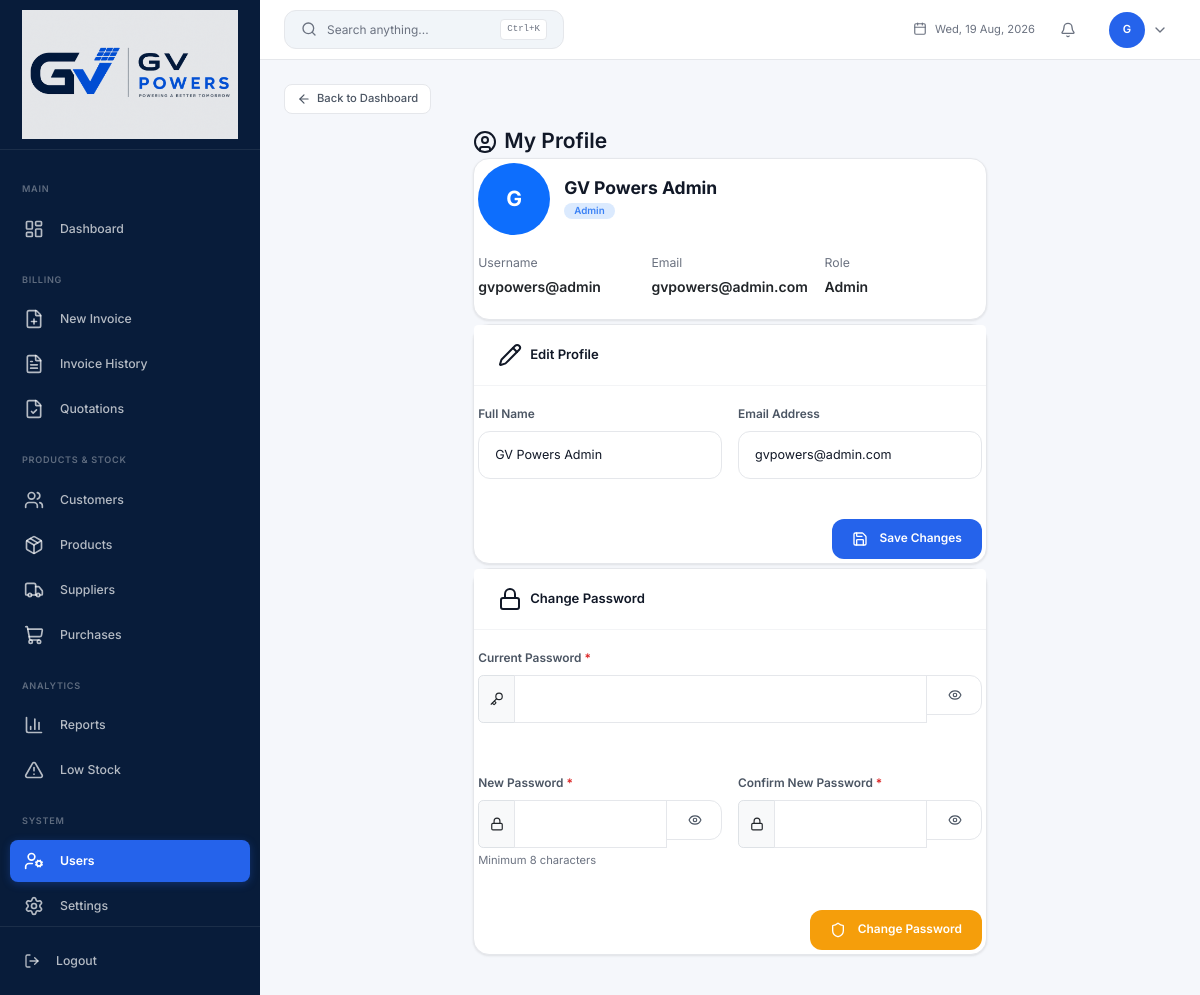
Screenshot of /profile (signed in) with the database file from the repository.
### app.py (models this page shows, shortened)
class User(UserMixin, db.Model):
    __tablename__ = 'users'
    id = db.Column(db.Integer, primary_key=True)
    username = db.Column(db.String(80), unique=True, nullable=False)
    email = db.Column(db.String(120), unique=True, nullable=False)
    password_hash = db.Column(db.String(256), nullable=False)
    full_name = db.Column(db.String(120), nullable=False)
    role = db.Column(db.String(20), default='staff')
    is_active = db.Column(db.Boolean, default=True)
    last_login = db.Column(db.DateTime)
    created_at = db.Column(db.DateTime, default=datetime.utcnow)
    updated_at = db.Column(db.DateTime, default=datetime.utcnow, onupdate=datetime.utcnow)
    @property
    def is_admin(self): return self.role == 'admin'

### app.py (the view)
@app.route('/profile', methods=['GET', 'POST'])
@login_required
def profile():
    user = db.session.get(User, current_user.id)
    if request.method == 'POST':
        user.full_name = request.form.get('full_name', user.full_name); user.email = request.form.get('email', user.email)
        pw = request.form.get('new_password', '').strip()
        if pw: user.set_password(pw)
        db.session.commit(); flash('Profile updated.', 'success'); return redirect(url_for('profile'))
    return render_template('admin/profile.html', user=user)

### app.py (called while the page is built)
def login_required(f):
    @wraps(f)
    def decorated(*args, **kwargs):
        if not current_user.is_authenticated: flash('Please log in.', 'warning'); return redirect(url_for('login'))
        return f(*args, **kwargs)
    return decorated

@app.before_request
def enforce_role_permissions():
    if not current_user.is_authenticated:
        return
    if current_user.is_admin:
        return
    ep = request.endpoint or ''
    if ep in SALES_ENDPOINTS or ep.startswith('static'):
        return
    flash('You do not have permission to access this page.', 'danger')
    return redirect(url_for('dashboard'))

### templates/admin/profile.html (shortened to what this page needs)
{% extends "layouts/admin_layout.html" %}
{% block back_link %}
<a href="{{ url_for('dashboard') }}" class="ih-back-link"><i data-lucide="arrow-left"></i> Back to Dashboard</a>
{% endblock %}
{% block content %}
<div class="row justify-content-center">
  <div class="col-lg-8 col-xl-7">
    <div class="d-flex align-items-center mb-4">
      <h4 class="mb-0"><i data-lucide="user-circle" class="me-2"></i>My Profile</h4>
    </div>
    <div class="card mb-4">
      <div class="card-body p-4">
        <div class="d-flex align-items-center mb-4">
          <div class="rounded-circle bg-primary d-flex align-items-center justify-content-center me-3" style="width:72px;height:72px;flex-shrink:0;">
            <span class="text-white fw-bold" style="font-size:1.5rem;">{{ (current_user.full_name or current_user.username)[0]|upper }}</span>
          </div>
          <div>
            <h5 class="fw-bold mb-0">{{ current_user.full_name or current_user.username }}</h5>
            <span class="badge badge-info mt-1">{{ current_user.role | capitalize }}</span>
          </div>
        </div>
        <div class="row g-3">
          <div class="col-sm-4">
            <small class="text-muted d-block mb-1">Username</small>
            <span class="fw-semibold">{{ current_user.username }}</span>
          </div>
          <div class="col-sm-4">
            <small class="text-muted d-block mb-1">Email</small>
            <span class="fw-semibold">{{ current_user.email or 'Not set' }}</span>
          </div>
          <div class="col-sm-4">
            <small class="text-muted d-block mb-1">Role</small>
            <span class="fw-semibold">{{ current_user.role | capitalize }}</span>
          </div>
        </div>
      </div>
    </div>
    <div class="card mb-4">
      <div class="card-header">
        <i data-lucide="pencil"></i>
        <span>Edit Profile</span>
      </div>
      <div class="card-body p-4">
        <form method="POST" action="{{ url_for('profile') }}">
          <div class="row g-3">
            <div class="col-md-6">
              <div class="form-group">
                <label class="form-label">Full Name</label>
                <input type="text" class="form-control" name="full_name" value="{{ current_user.full_name or '' }}" required>
              </div>
            </div>
            <div class="col-md-6">
              <div class="form-group">
                <label class="form-label">Email Address</label>
                <input type="email" class="form-control" name="email" value="{{ current_user.email or '' }}">
              </div>
            </div>
          </div>
          <div class="d-flex justify-content-end mt-4">
            <button type="submit" class="btn btn-primary">
              <i data-lucide="save" class="me-1"></i> Save Changes
            </button>
          </div>
        </form>
      </div>
    </div>
    <div class="card">
      <div class="card-header">
        <i data-lucide="lock"></i>
        <span>Change Password</span>
      </div>
      <div class="card-body p-4">
        <form method="POST" action="{{ url_for('profile') }}">
          <div class="row g-3">
            <div class="col-12">
              <div class="form-group">
                <label class="form-label">Current Password <span class="text-danger">*</span></label>
                <div class="input-group">
                  <span class="input-group-text"><i data-lucide="key" style="width:14px;height:14px;"></i></span>
                  <input type="password" class="form-control" name="current_password" id="currentPassword" required>
                  <button class="btn btn-outline-secondary" type="button" onclick="togglePw('currentPassword', this)">
                    <i data-lucide="eye" style="width:14px;height:14px;"></i>
                  </button>
                </div>
              </div>
            </div>
            <div class="col-md-6">
              <div class="form-group">
                <label class="form-label">New Password <span class="text-danger">*</span></label>
                <div class="input-group">
                  <span class="input-group-text"><i data-lucide="lock" style="width:14px;height:14px;"></i></span>
                  <input type="password" class="form-control" name="new_password" id="newPassword" required minlength="8">
                  <button class="btn btn-outline-secondary" type="button" onclick="togglePw('newPassword', this)">
                    <i data-lucide="eye" style="width:14px;height:14px;"></i>
                  </button>
                </div>
                <div class="form-text">Minimum 8 characters</div>
              </div>
            </div>
            <div class="col-md-6">
              <div class="form-group">
                <label class="form-label">Confirm New Password <span class="text-danger">*</span></label>
                <div class="input-group">
                  <span class="input-group-text"><i data-lucide="lock" style="width:14px;height:14px;"></i></span>
                  <input type="password" class="form-control" name="confirm_password" id="confirmPassword" required minlength="8">
                  <button class="btn btn-outline-secondary" type="button" onclick="togglePw('confirmPassword', this)">
                    <i data-lucide="eye" style="width:14px;height:14px;"></i>
                  </button>
                </div>
              </div>
            </div>
          </div>
          <div class="d-flex justify-content-end mt-4">
            <button type="submit" class="btn btn-warning" id="changePwBtn" onclick="return validatePasswords()">
              <i data-lucide="shield" class="me-1"></i> Change Password
            </button>
          </div>
        </form>
      </div>
    </div>
  </div>
</div>
{% endblock %}

### templates/layouts/admin_layout.html (shortened to what this page needs)
{% extends "base.html" %}
{% block body %}
<div class="app-wrapper">
    <aside class="sidebar" id="sidebar">
        <div class="sidebar-brand">
            <a href="{{ url_for('dashboard') }}" class="brand-icon-link">
                <img src="{{ url_for('static', filename='img/logo/img.png') }}" alt="GV Powers" class="brand-logo">
            </a>
        </div>
        <nav class="sidebar-nav">
            <div class="sidebar-section-title">Main</div>
            <a href="{{ url_for('dashboard') }}" class="nav-link {% if request.endpoint == 'dashboard' %}active{% endif %}" data-tooltip="Dashboard">
                <i data-lucide="layout-dashboard"></i>
                <span class="nav-text">Dashboard</span>
            </a>
            <div class="sidebar-section-title">Billing</div>
            <a href="{{ url_for('new_invoice') }}" class="nav-link {% if request.endpoint == 'new_invoice' %}active{% endif %}" data-tooltip="New Invoice">
                <i data-lucide="file-plus"></i>
                <span class="nav-text">New Invoice</span>
            </a>
            <a href="{{ url_for('invoice_history') }}" class="nav-link {% if request.endpoint in ('invoice_history', 'edit_invoice') %}active{% endif %}" data-tooltip="Invoice History">
                <i data-lucide="file-text"></i>
                <span class="nav-text">Invoice History</span>
            </a>
            {% if current_user.is_admin %}
            <a href="{{ url_for('quotations_list') }}" class="nav-link {% if request.endpoint in ('quotations_list', 'new_quotation', 'quotation_preview') %}active{% endif %}" data-tooltip="Quotations">
                <i data-lucide="file-check"></i>
                <span class="nav-text">Quotations</span>
            </a>
            <div class="sidebar-section-title">Products &amp; Stock</div>
            <a href="{{ url_for('customers_list') }}" class="nav-link {% if request.endpoint in ('customers_list', 'customer_profile', 'customer_ledger') %}active{% endif %}" data-tooltip="Customers">
                <i data-lucide="users"></i>
                <span class="nav-text">Customers</span>
            </a>
            <a href="{{ url_for('products_list') }}" class="nav-link " data-tooltip="Products">
                <i data-lucide="package"></i>
                <span class="nav-text">Products</span>
            </a>
            <a href="{{ url_for('suppliers_list') }}" class="nav-link {% if request.endpoint == 'suppliers_list' %}active{% endif %}" data-tooltip="Suppliers">
                <i data-lucide="truck"></i>
                <span class="nav-text">Suppliers</span>
            </a>
            <a href="{{ url_for('purchases_list') }}" class="nav-link {% if request.endpoint in ('purchases_list', 'purchase_orders') %}active{% endif %}" data-tooltip="Purchases">
                <i data-lucide="shopping-cart"></i>
                <span class="nav-text">Purchases</span>
            </a>
            <div class="sidebar-section-title">Analytics</div>
            {% set report_endpoints = ('reports_page', 'sales_report', 'payments_report', 'outstanding_report', 'gst_report', 'inventory_report', 'profit_report', 'customer_report', 'report_export') %}
            <a href="{{ url_for('reports_page') }}" class="nav-link {% if request.endpoint in report_endpoints %}active{% endif %}" data-tooltip="Reports">
                <i data-lucide="bar-chart-3"></i>
                <span class="nav-text">Reports</span>
            </a>
            <a href="{{ url_for('low_stock_report') }}" class="nav-link {% if request.endpoint == 'low_stock_report' %}active{% endif %}" data-tooltip="Low Stock">
                <i data-lucide="alert-triangle"></i>
                <span class="nav-text">Low Stock</span>
            </a>
            <div class="sidebar-section-title">System</div>
            <a href="{{ url_for('users_list') }}" class="nav-link {% if request.endpoint in ('users_list', 'profile') %}active{% endif %}" data-tooltip="Users">
                <i data-lucide="user-cog"></i>
                <span class="nav-text">Users</span>
            </a>
            <a href="{{ url_for('settings_page') }}" class="nav-link {% if request.endpoint == 'settings_page' %}active{% endif %}" data-tooltip="Settings">
                <i data-lucide="settings"></i>
                <span class="nav-text">Settings</span>
            </a>
            {% endif %}
        </nav>
        <div class="sidebar-footer">
            <form action="{{ url_for('logout') }}" method="POST" class="d-inline">
                <button type="submit" class="nav-link btn btn-link text-start w-100" data-tooltip="Logout">
                    <i data-lucide="log-out"></i><span class="nav-text">Logout</span>
                </button>
            </form>
        </div>
    </aside>
    <div class="main-content">
        <header class="top-navbar">
            <button class="search-trigger" onclick="openSearch()" type="button">
                <i data-lucide="search" style="width:16px;height:16px;"></i>
                <span class="search-label">Search anything...</span>
                <kbd>Ctrl+K</kbd>
            </button>
            <div class="navbar-date">
                <i data-lucide="calendar" style="width:14px;height:14px;"></i>
                <span id="navDateDisplay"></span>
            </div>
            <div class="dropdown erp-menu" id="notificationBell" data-erp-menu>
                <button class="btn btn-link text-decoration-none position-relative p-1 erp-menu__trigger" data-erp-trigger aria-expanded="false" style="height:34px;width:34px;border-radius:10px;">
                    <i data-lucide="bell" style="width:20px;height:20px;color:var(--text-muted);"></i>
                </button>
            </div>
            <div class="dropdown erp-menu" data-erp-menu>
                <button class="user-dropdown erp-menu__trigger" data-erp-trigger aria-expanded="false" style="gap:.5rem;height:auto;width:auto;border-radius:12px;padding:.35rem .5rem;border:1px solid transparent;">
                    <div class="user-avatar">{{ current_user.full_name[0] }}</div>
                    <i data-lucide="chevron-down" style="width:16px;height:16px;color:var(--text-muted);"></i>
                </button>
            </div>
        </header>
        <div class="page-content">
            {% block back_link %}{% endblock %}
            {% block content %}{% endblock %}
        </div>
    </div>
</div>
{% endblock %}

### static/css/erp-menu.css (style rules this page uses)
.erp-menu { position: relative; display: inline-flex; }
.erp-menu__trigger { width: 34px; height: 34px; border-radius: 10px; display: inline-flex; align-items: center; justify-content: center; border: 1px solid transparent; background: transparent; color: var(--text-muted, #6b7280); cursor: pointer; transition: background .15s, color .15s, border-color .15s, transform .1s; flex-shrink: 0; }

### rows the page displays
User: full_name "G", full_name "GV Powers Admin", role "Admin", username "gvpowers@admin", email "gvpowers@admin.com"
